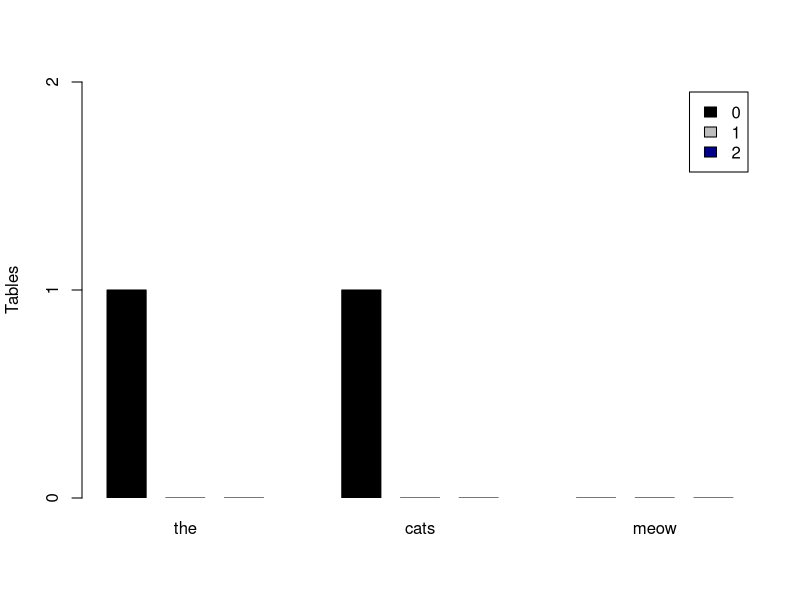

Source code (R):
type = matrix(c(1,0,0, 1,0,0, 0,0,0), nr=3)
dimnames(type)=list(Type=c("0", "1", "2"),Constituent=c("the","cats","meow")) 

pdf('histogram_2.pdf', paper="special", width=18, height=10, onefile=FALSE,pointsize=40)

barplot(type, axes=FALSE, space=c(0.5,0.5,0.5,2.0,0.5,0.5,2.0,0.5,0.5), xpd=F,beside=TRUE,
legend=rownames(type), ylab="Tables", ylim=range(0,2), col=c("black","grey","darkblue"), las=1)
axis(side=2, at=c(0,1,2))
